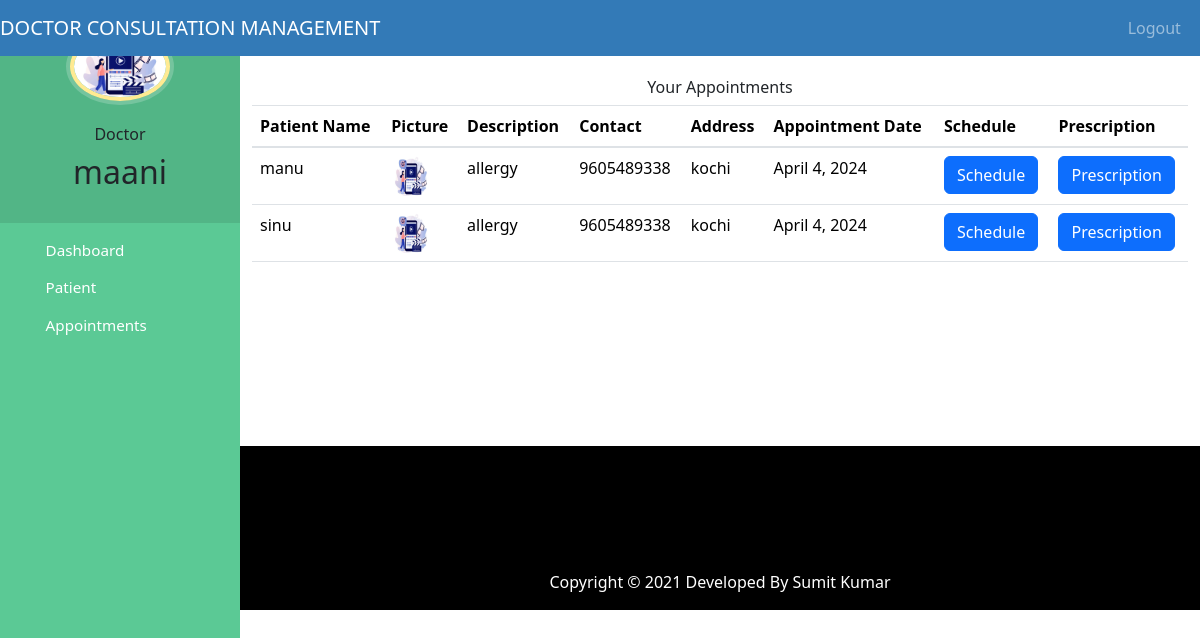
The app's page /doctor-view-appointment (signed in) with its own data.
### hospital/models.py (models this page shows, shortened)
class Doctor(models.Model):
    user=models.OneToOneField(User,on_delete=models.CASCADE)
    profile_pic= models.ImageField(upload_to='profile_pic/DoctorProfilePic/',null=True,blank=True)
    address = models.CharField(max_length=40)
    mobile = models.CharField(max_length=20,null=True)
    department= models.CharField(max_length=50,choices=departments,default='Cardiologist')
    status=models.BooleanField(default=False)

class Appointment(models.Model):
    patientId=models.PositiveIntegerField(null=True)
    doctorId=models.PositiveIntegerField(null=True)
    patientName=models.CharField(max_length=40,null=True)
    doctorName=models.CharField(max_length=40,null=True)
    appointmentDate=models.DateField(auto_now=True)
    description=models.TextField(max_length=500)
    status=models.BooleanField(default=False)

class Patient(models.Model):
    user=models.OneToOneField(User,on_delete=models.CASCADE)
    profile_pic= models.ImageField(upload_to='profile_pic/PatientProfilePic/',null=True,blank=True)
    address = models.CharField(max_length=40)
    mobile = models.CharField(max_length=20,null=False)
    symptoms = models.CharField(max_length=100,null=False)
    assignedDoctorId = models.PositiveIntegerField(null=True)
    admitDate=models.DateField(auto_now=True)
    status=models.BooleanField(default=False)

### hospital/views.py (the view)
# urls.py: path('doctor-view-appointment', views.doctor_view_appointment_view,name='doctor-view-appointment'),
@login_required(login_url='doctorlogin')
@user_passes_test(is_doctor)
def doctor_view_appointment_view(request):
    doctor=models.Doctor.objects.get(user_id=request.user.id) #for profile picture of doctor in sidebar
    appointments=models.Appointment.objects.all().filter(status=True,doctorId=request.user.id)
    patientid=[]
    for a in appointments:
        patientid.append(a.patientId)
    patients=models.Patient.objects.all().filter(status=True,user_id__in=patientid)
    appointments=zip(appointments,patients)
    return render(request,'hospital/doctor_view_appointment.html',{'appointments':appointments,'doctor':doctor})

### hospital/views.py (called while the page is built)
def is_doctor(user):
    return user.groups.filter(name='DOCTOR').exists()

### hospital/templates/hospital/doctor_view_appointment.html (shortened to what this page needs)
{% extends 'hospital/doctor_base.html' %}
{% block content %}
{% load static %}
<head>
  <link href="https://cdn.jsdelivr.net/npm/bootstrap@5.3.3/dist/css/bootstrap.min.css" rel="stylesheet">
</head>
<div class="container" style="margin-top:30px">
  <div class="panel panel-primary">
    <div class="panel-heading">
      <h6 class="panel-title">Your Appointments</h6>
    </div>
    <table class="table table-hover">
      <thead>
        <tr>
          <th>Patient Name</th>
          <th>Picture</th>
          <th>Description</th>
          <th>Contact</th>
          <th>Address</th>
          <th>Appointment Date</th>
          <th>Schedule</th>
          <th>Prescription</th>
        </tr>
      </thead>
      <tbody>
        {% for a, p in appointments %}
        <tr>
          <td>{{ a.patientName }}</td>
          <td><img src="{% static p.profile_pic.url %}" alt="Profile Pic" height="40px" width="40px" /></td>
          <td>{{ a.description }}</td>
          <td>{{ p.mobile }}</td>
          <td>{{ p.address }}</td>
          <td>{{ a.appointmentDate }}</td>
          <td> <a href="{% url 'create-meeting' %}" class=" btn btn-primary">Schedule</a></td>
          <td> <a href="" class=" btn btn-primary">Prescription</a></td>
        </tr>
        {% endfor %}
      </tbody>
    </table>
  </div>
</div>
{% endblock content %}

### hospital/templates/hospital/doctor_base.html (shortened to what this page needs)
<!DOCTYPE html>
{% load static %}
<html lang="en">
<head>
  <link rel="stylesheet" href="https://stackpath.bootstrapcdn.com/bootstrap/4.3.1/css/bootstrap.min.css">
  <link rel="stylesheet" href="https://maxcdn.bootstrapcdn.com/font-awesome/4.7.0/css/font-awesome.min.css">
</head>
<body>
  <nav class="menu" tabindex="0">
    <header class="avatar">
      <img src="{% static doctor.profile_pic.url %}" alt="Profile Pic" />
      <br><br>
      <h6>Doctor</h6>
      <h2>{{request.user.first_name}}</h2>
    </header>
    <ul>
      <li tabindex="0" class="icon-dashboard"> <a style="color:white; text-decoration:none;" href="/doctor-dashboard"><span>Dashboard</span></a> </li>
      <li tabindex="0" class="icon-users"> <a style="color:white; text-decoration:none;" href="/doctor-patient"><span>Patient</span></a></li>
      <li tabindex="0" class="icon-calendar"> <a style="color:white; text-decoration:none;" href="/doctor-appointment"><span>Appointments</span></a></li>
    </ul>
  </nav>
  <main>
    <div class="bs-example">
      <nav class="navbar navbar-expand-md  navbar-dark fixed-top" style="background:#337AB7;">
        <a href="/doctor-dashboard" class="navbar-brand">DOCTOR CONSULTATION MANAGEMENT</a>
        <div class="collapse navbar-collapse justify-content-between" id="navbarCollapse">
          <div class="navbar-nav" style=" margin-left: 90%;">
            <a href="/logout" class="nav-item nav-link">Logout</a>
          </div>
        </div>
      </nav>
    </div>
    <br><br>
    {% block content %}
    {% endblock content %}
    <br><br><br><br><br><br><br>
    <footer>
      <br>
      <div class="container">
        <div class="row">
          <div class="col-md-12 col-sm-12">
            <div style="color:#ffffff;" class="wow fadeInUp footer-copyright">
              <p>
                Copyright &copy; 2021 Developed By Sumit Kumar </p>
            </div>
          </div>
        </div>
      </div>
    </footer>
  </main>
</body>
</html>

### hospital/templates/hospital/doctor_base.html (style rules this page uses)
a:link { text-decoration: none; }
a { color: white; }
footer { padding: 0px 0px 0px 0px; background-color: black; margin: 0px; }
p { text-align: center; }
body { padding-left: 240px; }
main { position: relative; height: 100vh; }
.menu { background: #5bc995; height: 100vh; width: 240px; position: fixed; top: 0px; left: 0; z-index: 5; outline: none; }
.menu .avatar { background: rgba(0, 0, 0, 0.1); padding: 2em 0.5em; text-align: center; }
.menu .avatar img { width: 100px; border-radius: 50%; overflow: hidden; border: 4px solid #ffea92; box-shadow: 0 0 0 4px rgba(255, 255, 255, 0.2); }
.menu .avatar h2 { font-weight: normal; margin-bottom: 0; }
.menu ul { list-style: none; padding: 0.5em 0; margin: 0; }
.menu ul li { padding: 0.5em 1em 0.5em 3em; font-size: 0.95em; font-weight: regular; background-repeat: no-repeat; background-position: left 15px center; background-size: auto 20px; transition: all 0.15s linear; cursor: pointer; }
.menu ul li.icon-dashboard { background-image: url("http://www.entypo.com/images//gauge.svg"); }
.menu ul li.icon-users { background-image: url("http://www.entypo.com/images//users.svg"); }
.menu ul li.icon-calendar { background-image: url("http://www.entypo.com/images//calendar.svg"); }

### hospital/templates/hospital/doctor_view_appointment.html (style rules this page uses)
a:link { text-decoration: none; }
h6 { text-align: center; }
.row { margin: 100px; }

### records on screen
Doctor: profile_pic (picture)
Appointment: patientName "manu", profile_pic (picture), description "allergy", mobile "9605489338", address "kochi", appointmentDate "April 4, 2024"
Appointment: patientName "sinu", profile_pic (picture), description "allergy", mobile "9605489338", address "kochi", appointmentDate "April 4, 2024"

### other values on screen
{{ request.user.first_name }} "maani"
